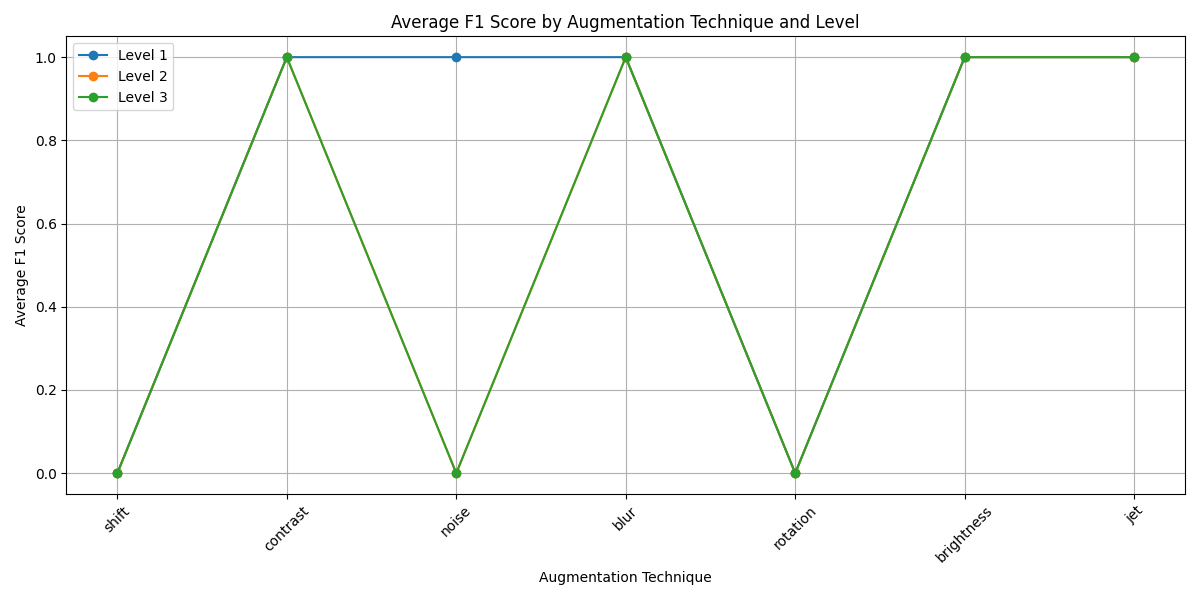
#> input picture f1_score_scores.png, 1200 x 600 px, given as the content of the folder ./data/original, which was not available
$ python templater.py
#> lines starting #> are read from the running program, lines starting #| are printed output that depends on the picture; pictures that were not available may be replaced by others from this repository, and a replacement may not be noted
import cv2
import numpy as np
from pathlib import Path
from typing import List, Dict, Tuple
import json
import glob
import matplotlib.pyplot as plt

# pylint: disable=all

import cv2
import numpy as np
from pathlib import Path
from typing import List, Dict
import glob
import matplotlib.pyplot as plt
import seaborn as sns
from sklearn.metrics import confusion_matrix, precision_score, recall_score, f1_score

# pylint: disable=all


def evaluate_with_confusion_matrix(template_paths: List[str]) -> Dict:
    """
    Evaluate template matching performance and create a confusion matrix
    """
    # Load templates
    templates = {}
    for template_pattern in template_paths:
        for template_path in glob.glob(template_pattern):
            template_name = Path(template_path).stem
            template = cv2.imread(template_path, cv2.IMREAD_GRAYSCALE)
            if template is None:
                print(f"Warning: Could not load template: {template_path}")
                continue
            templates[template_name] = template

    if not templates:
        raise ValueError("No templates could be loaded. Check template paths.")

    # Initialize lists to store true and predicted labels
    y_true = []
    y_pred = []
    template_names = list(templates.keys())

    # Process all images (both individual and combined)
    dataset_patterns = [
        "./data/augmented/individual/*.jpg",
        "./data/augmented/combined/*.jpg",
    ]

    for pattern in dataset_patterns:
        for image_path in glob.glob(pattern):
            image = cv2.imread(image_path, cv2.IMREAD_GRAYSCALE)
            if image is None:
                print(f"Warning: Could not load image: {image_path}")
                continue

            image_name = Path(image_path).stem
            true_template = next(
                (name for name in templates.keys() if name in image_name), None
            )

            if not true_template:
                print(f"Warning: Could not determine true template for {image_name}")
                continue

            # Find best matching template
            best_match = {"template": None, "similarity": -1}
            for template_name, template in templates.items():
                similarity = compute_similarity(image, template)
                if similarity > best_match["similarity"]:
                    best_match = {"template": template_name, "similarity": similarity}

            y_true.append(true_template)
            y_pred.append(best_match["template"])

    # Create confusion matrix
    cm = confusion_matrix(y_true, y_pred, labels=template_names)

    # Calculate metrics
    precision = precision_score(y_true, y_pred, average="weighted")
    recall = recall_score(y_true, y_pred, average="weighted")
    f1 = f1_score(y_true, y_pred, average="weighted")

    # Create confusion matrix plot
    plt.figure(figsize=(12, 10))
    sns.heatmap(
        cm,
        annot=True,
        fmt="d",
        cmap="Blues",
        xticklabels=template_names,
        yticklabels=template_names,
    )
    plt.title("Template Matching Confusion Matrix")
    plt.xlabel("Predicted Template")
    plt.ylabel("True Template")
    plt.xticks(rotation=45)
    plt.yticks(rotation=45)
    plt.tight_layout()
    plt.savefig("confusion_matrix.png")
    plt.close()

    # Print metrics
    print("\nOverall Metrics:")
    print(f"Precision: {precision:.3f}")
    print(f"Recall: {recall:.3f}")
    print(f"F1 Score: {f1:.3f}")
    print(f"\nTotal images processed: {len(y_true)}")

    return {
        "confusion_matrix": cm,
        "metrics": {"precision": precision, "recall": recall, "f1_score": f1},
        "total_images": len(y_true),
    }


# [11 lines left out: function compute_similarity, not called in this run]


def evaluate_templates(
    image_paths: List[str],
    template_paths: List[str],
    is_combined: bool = False,
    threshold: float = 0.7,
) -> Dict:
    """
    Evaluate template matching performance and compute metrics.
    For each image:
    - TP: Correctly identified the right template
    - FP: Incorrectly matched to wrong template
    - FN: Failed to match any template (similarity below threshold)
    """
#> called with is_combined = False, threshold = 0.3

    # Load all templates
    templates = {}
    for template_pattern in template_paths:
        for template_path in glob.glob(template_pattern):
            template_name = Path(template_path).stem
            template = cv2.imread(template_path, cv2.IMREAD_GRAYSCALE)
#> template: shape (600, 1200); min 0, max 255, mean 249.6
            if template is None:
                print(f"Warning: Could not load template: {template_path}")
                continue
            templates[template_name] = template

    if not templates:
        raise ValueError("No templates could be loaded. Check template paths.")

    overall_metrics = {
        "true_positives": 0,
        "false_positives": 0,
        "false_negatives": 0,
    }

    template_similarities = {} if is_combined else None
    if is_combined:
        template_similarities = {
            template_name: [] for template_name in templates.keys()
        }

    # Process each image
    total_images = 0
    for image_pattern in image_paths:
        for image_path in glob.glob(image_pattern):
            total_images += 1
            image = cv2.imread(image_path, cv2.IMREAD_GRAYSCALE)
            if image is None:
                print(f"Warning: Could not load image: {image_path}")
                continue

            image_name = Path(image_path).stem
            true_template = next(
                (name for name in templates.keys() if name in image_name), None
            )

            if not true_template:
                print(f"Warning: Could not determine true template for {image_name}")
                continue

            # Track best match for this image
            best_match = {"template": None, "similarity": -1}

            # Find the best matching template
            for template_name, template in templates.items():
                similarity = compute_similarity(image, template)

                # Store similarity for combined dataset
                if is_combined and template_name == true_template:
                    template_similarities[template_name].append(similarity)

                # Track the best match
                if similarity > best_match["similarity"]:
                    best_match = {"template": template_name, "similarity": similarity}

            # Evaluate the best match
            if best_match["similarity"] >= threshold:
                if best_match["template"] == true_template:
                    overall_metrics["true_positives"] += 1
                else:
                    overall_metrics["false_positives"] += 1
            else:
                overall_metrics["false_negatives"] += 1

    # Calculate metrics
    tp = overall_metrics["true_positives"]
    fp = overall_metrics["false_positives"]
    fn = overall_metrics["false_negatives"]

    precision = tp / (tp + fp) if (tp + fp) > 0 else 0
    recall = tp / (tp + fn) if (tp + fn) > 0 else 0
    f1 = (
        2 * (precision * recall) / (precision + recall)
        if (precision + recall) > 0
        else 0
    )

    results = {
        "debug_info": {
            "total_images": total_images,
            "total_templates": len(templates),
        },
        "metrics": {
            "precision": precision,
            "recall": recall,
            "f1_score": f1,
            "true_positives": tp,
            "false_positives": fp,
            "false_negatives": fn,
        },
    }

    # Add template similarities only for combined dataset
    if is_combined and template_similarities:
        results["template_similarities"] = {
            template_name: sum(similarities) / len(similarities) if similarities else 0
            for template_name, similarities in template_similarities.items()
        }

    print(f"\nDebug Info for {image_paths}:")
    print(f"Total images processed: {total_images}")
    print(f"Total templates: {len(templates)}")
#| Total templates: 1
    print(f"Metrics: {overall_metrics}")

    return results


# [103 lines left out: functions plot_f1_scores, plot_metric_scores, not called in this run]


def plot_template_similarities(all_results: Dict) -> None:
    """
    Plot average similarities for each template across combined augmentations
    """
    if "combined_augmentations" not in all_results:
        print("No combined augmentation results found")
        return

    combined_results = all_results["combined_augmentations"]
    if isinstance(combined_results, dict) and not "error" in combined_results:
        templates = list(combined_results["template_similarities"].keys())
        similarities = [
            combined_results["template_similarities"][template]
            for template in templates
        ]

        plt.figure(figsize=(12, 6))
        plt.bar(templates, similarities)

        plt.xlabel("Template Name")
        plt.ylabel("Average Similarity")
        plt.title("Average Template Similarities in Combined Augmentations")
        plt.grid(True, axis="y")
        plt.xticks(rotation=45)
        plt.tight_layout()

        plt.savefig("template_similarities.png")
        plt.close()


def plot_metrics_by_threshold(threshold_results: Dict) -> None:
    """
    For each threshold, create a plot with 3 subplots (precision, recall, F1)
    showing scores for each augmentation technique and level
    """
    techniques = list(
        threshold_results[list(threshold_results.keys())[0]][
            "individual_augmentations"
        ].keys()
    )
    levels = [1, 2, 3]
    metrics = ["precision", "recall", "f1_score"]

    # Create a separate plot for each threshold
    for threshold in threshold_results.keys():
        # Create figure with 3 subplots (one for each metric)
        fig, axes = plt.subplots(3, 1, figsize=(15, 15))
        fig.suptitle(f"Metrics at Threshold {threshold}", fontsize=16)

        # Plot each metric in its own subplot
        for metric_idx, metric in enumerate(metrics):
            ax = axes[metric_idx]

            # Set up bar positions
            x = np.arange(len(techniques))
            width = 0.25  # Width of bars

            # Plot each level
            for level_idx, level in enumerate(levels):
                scores = []
                for technique in techniques:
                    results = threshold_results[threshold]["individual_augmentations"][
                        technique
                    ].get(level, {})
                    metric_value = (
                        results.get("metrics", {}).get(metric, 0)
                        if isinstance(results, dict) and "metrics" in results
                        else 0
                    )
                    scores.append(metric_value)

                offset = width * (level - 2)  # Center the groups
                ax.bar(x + offset, scores, width, label=f"Level {level}")

            ax.set_xlabel("Augmentation Technique")
            ax.set_ylabel(f'{metric.replace("_", " ").title()} Score')
            ax.set_title(f'{metric.replace("_", " ").title()}')
            ax.set_xticks(x)
            ax.set_xticklabels(techniques, rotation=45)
            ax.legend()
            ax.grid(True, axis="y")

        plt.tight_layout()
        plt.savefig(f"metrics_threshold_{threshold}.png", bbox_inches="tight")
        plt.close()


# Example usage:
if __name__ == "__main__":
    data_dir = Path("data")
    template_paths = ["./data/original/*.png"]
    techniques = [
        "shift",
        "contrast",
        "noise",
        "blur",
        "rotation",
        "brightness",
        "jet",
    ]
    levels = [1, 2, 3]
    thresholds = [0.3, 0.4, 0.5, 0.6, 0.7, 0.8, 0.85, 0.9, 0.95]

    # Initialize results dictionary for each threshold
    threshold_results = {}
    all_results = {"combined_augmentations": {}}

    # Test each threshold
    for threshold in thresholds:
        threshold_results[threshold] = {
            "individual_augmentations": {},
            "combined_augmentations": {},
        }

        # Test each individual augmentation technique at each level
        for technique in techniques:
            threshold_results[threshold]["individual_augmentations"][technique] = {}

            for level in levels:
                pattern = f"./data/augmented/individual/*_{technique}_{level}.jpg"
                try:
                    results = evaluate_templates(
                        [pattern],
                        template_paths,
                        is_combined=False,
                        threshold=threshold,
                    )
#> results = 2 items
                    threshold_results[threshold]["individual_augmentations"][technique][
                        level
                    ] = results
                except ValueError as e:
                    threshold_results[threshold]["individual_augmentations"][technique][
                        level
                    ] = {"error": str(e)}

    # Test combined augmentations
    try:
        combined_pattern = ["./data/augmented/combined/*.jpg"]
#> combined_pattern = ['./data/augmented/combined/*.jpg']
        results = evaluate_templates(combined_pattern, template_paths, is_combined=True)
#> results = 3 items
        all_results["combined_augmentations"] = results
    except ValueError as e:
        all_results["combined_augmentations"] = {"error": str(e)}

    plot_metrics_by_threshold(threshold_results)
#> in plot_metrics_by_threshold, `techniques = list( threshold_results[list(threshold_results.keys())[0]..`: techniques = ['shift', 'contrast', 'noise', 'blur', 'rotation', 'brightness', 'jet']
#> the loop in plot_metrics_by_threshold, `for threshold in threshold_results.keys():` made 9 passes
#> threshold on passes 1 to 9: 0.3, 0.4, 0.5, 0.6, 0.7, 0.8, 0.85, 0.9, 0.95
#> pass 1, in plot_metrics_by_threshold, `plt.savefig(f"metrics_threshold_{threshold}.png", bbox_inches="tight")`:
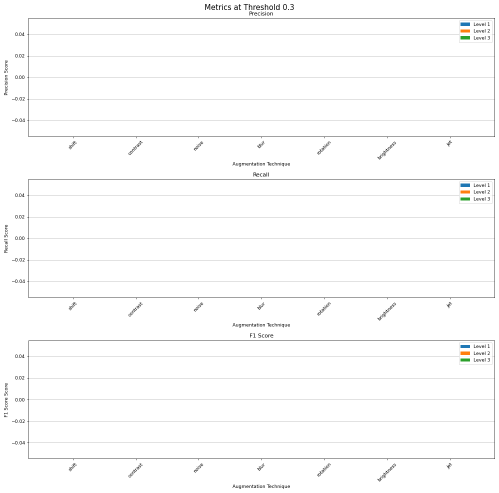
#> figure drawn by matplotlib, 3 panels
    print(
        "Threshold metrics plots have been saved as 'metrics_threshold_X.png' for each threshold"
    )

    print("\nRunning comprehensive evaluation with confusion matrix...")
    results = evaluate_with_confusion_matrix(template_paths)
#> in evaluate_with_confusion_matrix, `template_names = list(templates.keys())`: template_names = ['f1_score_scores']
#> in evaluate_with_confusion_matrix, `cm = confusion_matrix(y_true, y_pred, labels=template_names)`: cm = [0]
#> in evaluate_with_confusion_matrix, `precision = precision_score(y_true, y_pred, average="weighted")`: precision = nan
#> in evaluate_with_confusion_matrix, `plt.savefig("confusion_matrix.png")`:
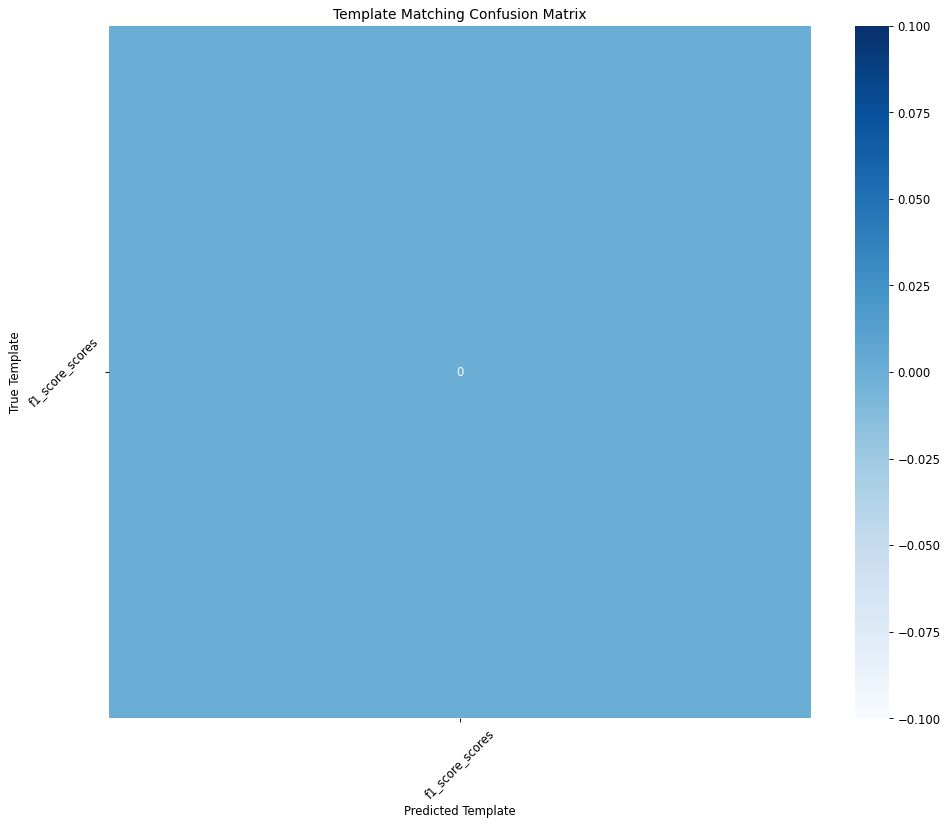
#> figure drawn by matplotlib, 2 panels
#| Precision: nan
#| Recall: nan
#| F1 Score: nan
#| Total images processed: 0

    plot_template_similarities(all_results)
#> in plot_template_similarities, `combined_results = all_results["combined_augmentations"]`: combined_results = 3 items
#> in plot_template_similarities, `templates = list(combined_results["template_similarities"].keys())`: templates = ['f1_score_scores']
#> in plot_template_similarities, `similarities = [ combined_results["template_similarities"][template] f..`: similarities = [0]
#> in plot_template_similarities, `plt.savefig("template_similarities.png")`:
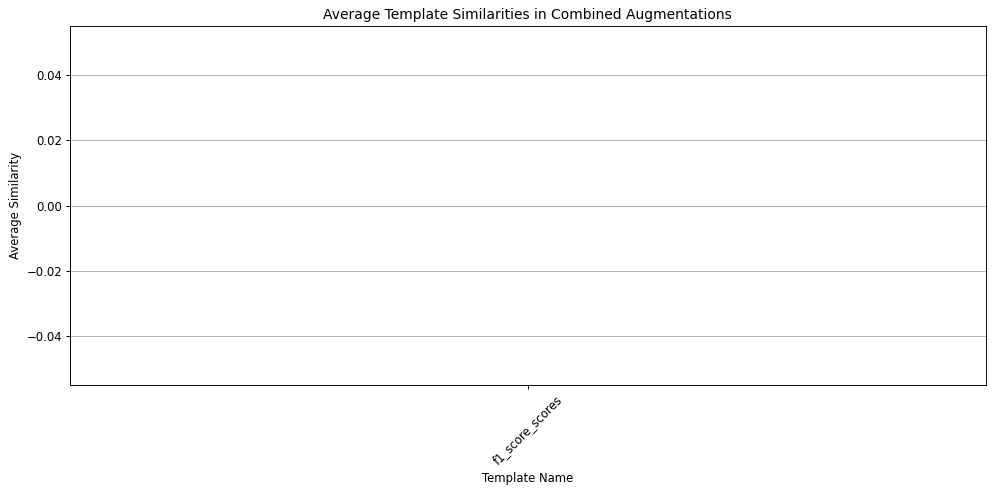
#> figure drawn by matplotlib, 1 panel
    print("Template similarities plot has been saved as 'template_similarities.png'")
